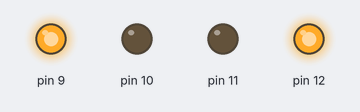
The sketch below on a simulated Arduino Uno, built with avr-gcc and run on an emulated ATmega328P. On the bench: output pins drawn as LEDs (lit = HIGH).

Above: at 2.0 s.
At 4.5 s:
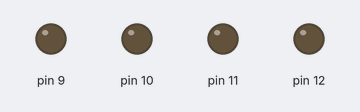
At 7.0 s:
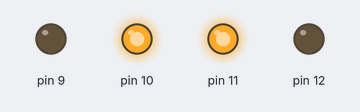
Timing chart, 0 to 13.0 s (numbered marks = the images above):
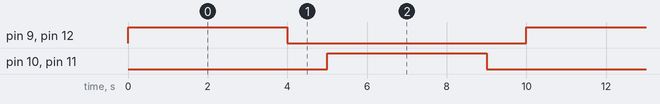

The sketch:

control_de_motor_dc_con_puente_en_h1.ino
```cpp
/*
  Autor: Roberto Rico Sandoval.
  Fille: Motores DC.
  Date: 18/ 02/ 2023
*/

void setup()
{
  pinMode(12, OUTPUT);
  pinMode(11, OUTPUT);
  pinMode(10, OUTPUT);
  pinMode(9, OUTPUT);
}

void loop()
{
  digitalWrite(12, HIGH);
  digitalWrite(11, LOW);
  digitalWrite(10, LOW);
  digitalWrite(9, HIGH);
  delay(4000); // Wait for 4000 millisecond(s)
  digitalWrite(12, LOW);
  digitalWrite(11, LOW);
  digitalWrite(10, LOW);
  digitalWrite(9, LOW);
  delay(1000); // Wait for 1000 millisecond(s)
  digitalWrite(12, LOW);
  digitalWrite(11, HIGH);
  digitalWrite(10, HIGH);
  digitalWrite(9, LOW);
  delay(4000); // Wait for 4000 millisecond(s)
  digitalWrite(12, LOW);
  digitalWrite(11, LOW);
  digitalWrite(10, LOW);
  digitalWrite(9, LOW);
  delay(1000); // Wait for 1000 millisecond(s)
}
```

Measured:
- by itself, pin 9–12: alternates HIGH for 4.0 s and LOW for 6.0 s
- by itself, everything shown: repeats every 10.0 s, in 4 steps
